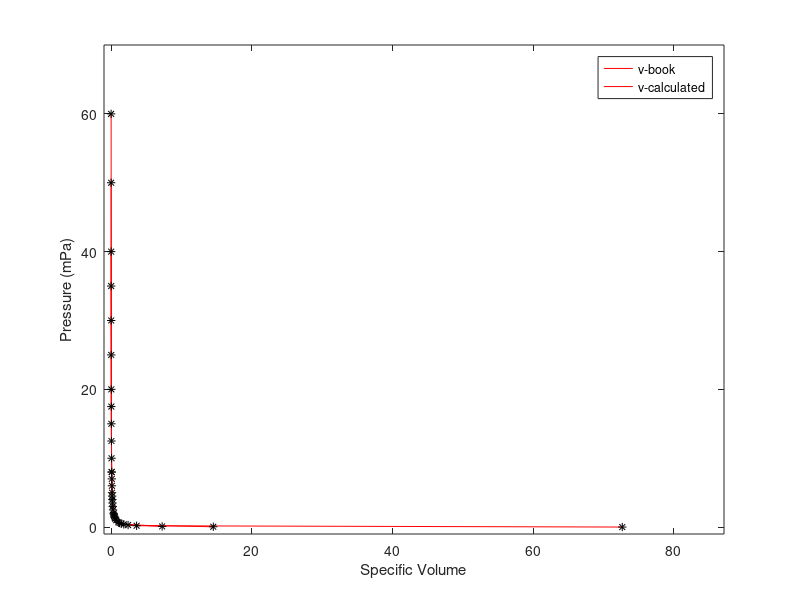
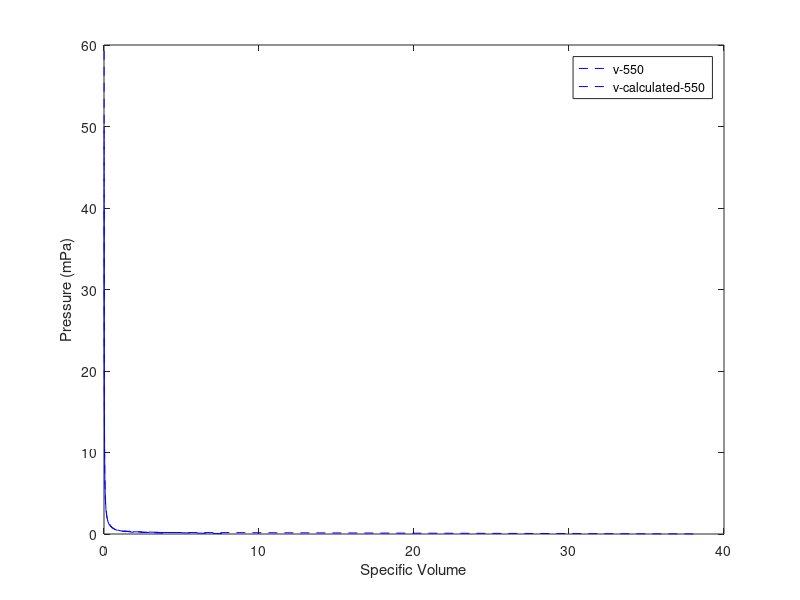

Source code (MATLAB) for these figures, in order:
clear all
clc

%% initialize

v_max = [72.604, 14.5209, 7.2605
                3.63026, 2.42019, 1.81516
                1.45214, 1.21012, .90761
                .72610, .60509, .51866
                .45383, .40241, .36208
                .29048, .24207, .20750
                .18157, .16140, .14527
                .12107, .103781, .090817
                .080733, .072667, .058147
                .048469, .041556, .036371
                .029115, .0242729, .020827
                .018239, .014620, .012213];
P = [.01, .05, .1
    .2, .3 .4
    .5, .6, .7
    1, 1.2, 1.4
    1.6, 1.8, 2
    2.5, 3, 3.5
    4, 4.5, 5
    6, 7, 8
    8, 10, 12.5
    15, 17.5, 20
    25, 30, 35
    40, 50, 60];
T = 1300+273.15;

v_calc = ((8314.46/18).*(T))./(P*10.^6);

error = abs(v_max-v_calc)./v_max;
abs_error = max(max(100*error));

v_5 = [15.680, 7.1338, 3.5655
       1.78142, 1.18672, .88936
       .71095, .59200, .44332
       .35411, .20464, .25216
       .22029, .19551, .17568
       .13999, .10789, .09198
       .08644, .07652, .06858
       .06102, .051966, .045172
       .039885, .035655, .028033
       .022945, .019305, .016571
       .012736, .010175, .008348
       .006085, .005118, .003955];
   T5 = 550+273.15;
v_calc5 = ((8314.46/18).*(T5))./(P*10.^6);
error5 = abs(v_5-v_calc5)./v_5;
abs_error5 = max(max(error5));
%% plot
figure(1)
plot(v_max,P,'r-')
xlim([-1,1.2*v_max(1)])
ylim([-1,70])
hold on
plot(v_calc,P,'*k')
xlabel("Specific Volume")
ylabel("Pressure (mPa)")
legend('v-book', 'v-calculated')
hold off
figure (2)
plot(v_5,P,'.gr')
plot(v_calc5,P,'--b')
xlabel("Specific Volume")
ylabel("Pressure (mPa)")
legend('v-550','v-calculated-550')

hold off

%% P2


Pres = [3,3];

Temp = [250, 300];
spec_vol = [2644.7,2750.8];

inter = interp1(Temp,spec_vol,300);
